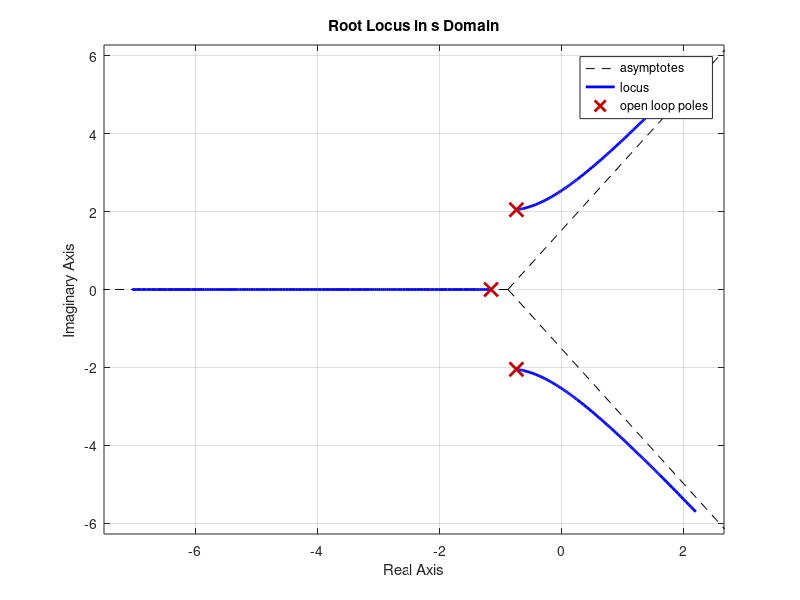

Here is the MATLAB script that generated this plot:
% Plant transfer function
numerator_plant = [10.06];
denominator_plant = [1, 2.646, 6.462, 5.49];
sys_plant = tf(numerator_plant, denominator_plant);

% Controller transfer function (proportional control)
Kp = 1;
sys_controller = tf(Kp, 1);

% Open-loop system
sys_open_loop = series(sys_plant, sys_controller);

% Plot root locus in s domain
figure;
rlocus(sys_open_loop);
title('Root Locus in s Domain');
grid on;